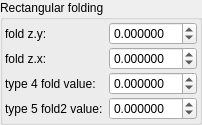
    <widget class="QGroupBox" name="groupBox_2">
     <property name="title">
      <string>Rectangular folding</string>
     </property>
     <layout class="QVBoxLayout" name="verticalLayout_5">
      <property name="leftMargin">
       <number>2</number>
      </property>
      <property name="topMargin">
       <number>2</number>
      </property>
      <property name="rightMargin">
       <number>2</number>
      </property>
      <property name="bottomMargin">
       <number>2</number>
      </property>
      <item>
       <layout class="QGridLayout" name="gridLayout_7" columnstretch="0,2">
        <property name="verticalSpacing">
         <number>2</number>
        </property>
        <item row="1" column="1">
         <widget class="MyDoubleSpinBox" name="spinbox3_transf_addition_constant_111_x">
          <property name="sizePolicy">
           <sizepolicy hsizetype="Minimum" vsizetype="Maximum">
            <horstretch>0</horstretch>
            <verstretch>0</verstretch>
           </sizepolicy>
          </property>
          <property name="prefix">
           <string/>
          </property>
          <property name="decimals">
           <number>6</number>
          </property>
          <property name="minimum">
           <double>-99.989999999999995</double>
          </property>
          <property name="singleStep">
           <double>0.100000000000000</double>
          </property>
         </widget>
        </item>
        <item row="0" column="0">
         <widget class="QLabel" name="label_106">
          <property name="text">
           <string>fold z.y:</string>
          </property>
         </widget>
        </item>
        <item row="1" column="0">
         <widget class="QLabel" name="label_105">
          <property name="text">
           <string>fold z.x:</string>
          </property>
         </widget>
        </item>
        <item row="2" column="1">
         <widget class="MyDoubleSpinBox" name="spinbox_mandelbox_folding_value">
          <property name="sizePolicy">
           <sizepolicy hsizetype="Minimum" vsizetype="Maximum">
            <horstretch>0</horstretch>
            <verstretch>0</verstretch>
           </sizepolicy>
          </property>
          <property name="prefix">
           <string/>
          </property>
          <property name="decimals">
           <number>6</number>
          </property>
          <property name="minimum">
           <double>-99.989999999999995</double>
          </property>
          <property name="singleStep">
           <double>0.100000000000000</double>
          </property>
         </widget>
        </item>
        <item row="2" column="0">
         <widget class="QLabel" name="label_9">
          <property name="text">
           <string>type 4 fold value:</string>
          </property>
         </widget>
        </item>
        <item row="0" column="1">
         <widget class="MyDoubleSpinBox" name="spinbox3_transf_addition_constant_111_y">
          <property name="sizePolicy">
           <sizepolicy hsizetype="Minimum" vsizetype="Maximum">
            <horstretch>0</horstretch>
            <verstretch>0</verstretch>
           </sizepolicy>
          </property>
          <property name="decimals">
           <number>6</number>
          </property>
          <property name="minimum">
           <double>-99.989999999999995</double>
          </property>
          <property name="maximum">
           <double>99.989999999999995</double>
          </property>
          <property name="singleStep">
           <double>0.100000000000000</double>
          </property>
         </widget>
        </item>
        <item row="3" column="0">
         <widget class="QLabel" name="label_11">
          <property name="text">
           <string>type 5 fold2 value:</string>
          </property>
         </widget>
        </item>
        <item row="3" column="1">
         <widget class="MyDoubleSpinBox" name="spinbox_transf_offset_2">
          <property name="sizePolicy">
           <sizepolicy hsizetype="Minimum" vsizetype="Maximum">
            <horstretch>0</horstretch>
            <verstretch>0</verstretch>
           </sizepolicy>
          </property>
          <property name="prefix">
           <string/>
          </property>
          <property name="decimals">
           <number>6</number>
          </property>
          <property name="minimum">
           <double>-99.989999999999995</double>
          </property>
          <property name="singleStep">
           <double>0.100000000000000</double>
          </property>
         </widget>
        </item>
       </layout>
      </item>
     </layout>
    </widget>
